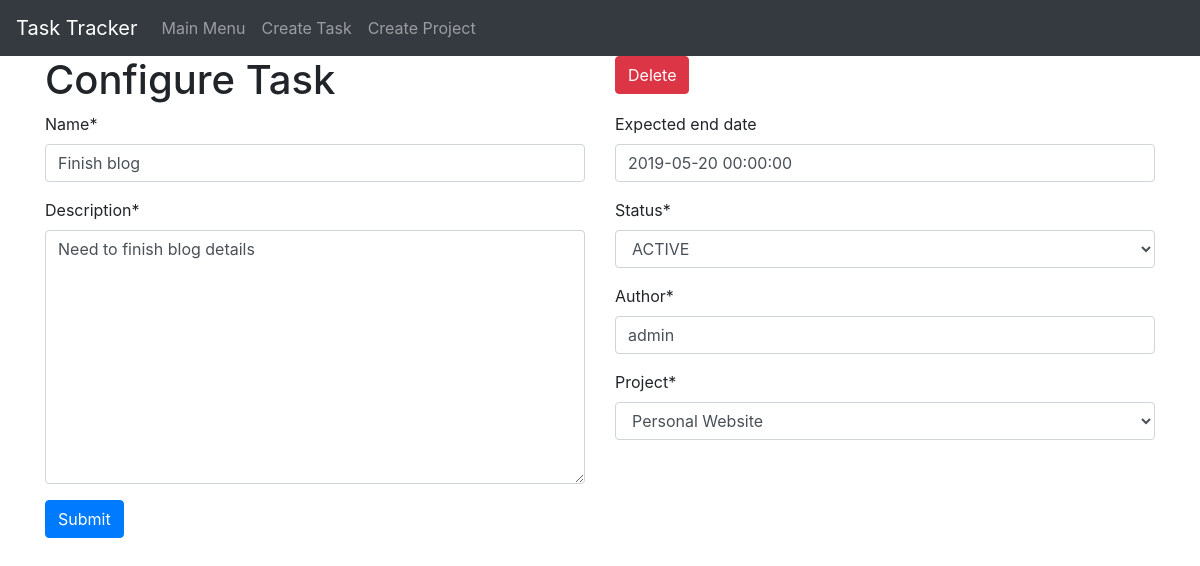
The app's page /task-details/1/ with its own data.
### sproject_manager/models.py (models this page shows)
class Task(models.Model):
    name = models.CharField(max_length=30)
    description = models.TextField()
    start_date = models.DateTimeField(blank=True, null=True)
    end_date = models.DateTimeField(blank=True, null=True)
    expected_end_date = models.DateTimeField(blank=True, null=True)
    status_choices = (
        ("ACTIVE", "ACTIVE"),
        ("PENDING", "PENDING"),
        ("CLOSED", "CLOSED"),
    )
    status = models.CharField(
        max_length=7,
        choices=status_choices,
        default="PENDING",
    )
    author = models.CharField(max_length=30)
    project = models.ForeignKey('Project', on_delete=models.CASCADE)

### sproject_manager/views.py (the view, shortened to what this page needs)
# urls.py: path('task-details/<int:id>/', views.update_task, name='update-task'),
def update_task(request, id):
    task = get_object_or_404(Task, id=id)
    taskform = TaskForm(request.POST or None, instance=task)
    context = {
        'task': task,
        'taskform': taskform
    }
    return render(request, 'sproject_manager/task-details.html', context)

### sproject_manager/forms.py
class TaskForm(ModelForm):
    class Meta:
        model = Task
        exclude = ['start_date', 'end_date']

### sproject_manager/models.py (called while the page is built)
    def __str__(self):
        return self.name

### sproject_manager/templates/sproject_manager/task-details.html (shortened to what this page needs)
{% extends 'sproject_manager/base.html' %}
{% load crispy_forms_tags %}
{% block content %}
<div class="container">
  <div class="row">
    <div class="col-md-6">
      <h1>Configure Task</h1>
    </div>
    <div class="col-md-6">
      <a href="{% url 'project_manager:delete-task' task.id %}"><button class="btn btn-danger">Delete</button></a>
    </div>
  </div>
  <form method="post">
    <div class="row">
      <div class="col-md-6">
        {{ taskform.name|as_crispy_field }}
        {{ taskform.description|as_crispy_field }}
      </div>
      <div class="col-md-6">
        {{ taskform.expected_end_date|as_crispy_field }}
        {{ taskform.status|as_crispy_field }}
        {{ taskform.author|as_crispy_field }}
        {{ taskform.project|as_crispy_field }}
      </div>
    </div>
    <input class="btn btn-primary" type="submit" value="Submit">
  </form>
</div>
{% endblock %}

### records on screen
Task: name "Finish blog", description "Need to finish blog details", expected_end_date "2019-05-20 00:00:00", status "ACTIVE", author "admin", project "Personal Website"
